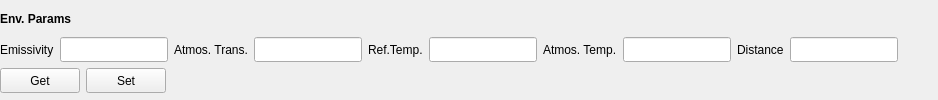
             <widget class="QWidget" name="widget_2" native="true">
              <property name="minimumSize">
               <size>
                <width>0</width>
                <height>0</height>
               </size>
              </property>
              <layout class="QVBoxLayout" name="verticalLayout_9">
               <property name="leftMargin">
                <number>0</number>
               </property>
               <property name="topMargin">
                <number>0</number>
               </property>
               <property name="rightMargin">
                <number>0</number>
               </property>
               <property name="bottomMargin">
                <number>0</number>
               </property>
               <item>
                <layout class="QVBoxLayout" name="verticalLayout">
                 <item>
                  <widget class="QLabel" name="label_3">
                   <property name="minimumSize">
                    <size>
                     <width>0</width>
                     <height>25</height>
                    </size>
                   </property>
                   <property name="maximumSize">
                    <size>
                     <width>16777215</width>
                     <height>25</height>
                    </size>
                   </property>
                   <property name="font">
                    <font>
                     <weight>75</weight>
                     <bold>true</bold>
                    </font>
                   </property>
                   <property name="text">
                    <string>Env. Params</string>
                   </property>
                  </widget>
                 </item>
                 <item>
                  <layout class="QHBoxLayout" name="horizontalLayout_2">
                   <item>
                    <widget class="QLabel" name="label_4">
                     <property name="minimumSize">
                      <size>
                       <width>0</width>
                       <height>25</height>
                      </size>
                     </property>
                     <property name="maximumSize">
                      <size>
                       <width>16777215</width>
                       <height>25</height>
                      </size>
                     </property>
                     <property name="text">
                      <string>Emissivity</string>
                     </property>
                    </widget>
                   </item>
                   <item>
                    <widget class="QLineEdit" name="emissivityEdit">
                     <property name="minimumSize">
                      <size>
                       <width>0</width>
                       <height>25</height>
                      </size>
                     </property>
                     <property name="maximumSize">
                      <size>
                       <width>16777215</width>
                       <height>25</height>
                      </size>
                     </property>
                    </widget>
                   </item>
                   <item>
                    <widget class="QLabel" name="label_7">
                     <property name="minimumSize">
                      <size>
                       <width>0</width>
                       <height>25</height>
                      </size>
                     </property>
                     <property name="maximumSize">
                      <size>
                       <width>16777215</width>
                       <height>25</height>
                      </size>
                     </property>
                     <property name="text">
                      <string>Atmos. Trans.</string>
                     </property>
                    </widget>
                   </item>
                   <item>
                    <widget class="QLineEdit" name="atmosTransEdit">
                     <property name="minimumSize">
                      <size>
                       <width>0</width>
                       <height>25</height>
                      </size>
                     </property>
                     <property name="maximumSize">
                      <size>
                       <width>16777215</width>
                       <height>25</height>
                      </size>
                     </property>
                    </widget>
                   </item>
                   <item>
                    <widget class="QLabel" name="label_5">
                     <property name="minimumSize">
                      <size>
                       <width>0</width>
                       <height>25</height>
                      </size>
                     </property>
                     <property name="maximumSize">
                      <size>
                       <width>16777215</width>
                       <height>25</height>
                      </size>
                     </property>
                     <property name="text">
                      <string>Ref.Temp.</string>
                     </property>
                    </widget>
                   </item>
                   <item>
                    <widget class="QLineEdit" name="refTempEdit">
                     <property name="minimumSize">
                      <size>
                       <width>0</width>
                       <height>25</height>
                      </size>
                     </property>
                     <property name="maximumSize">
                      <size>
                       <width>16777215</width>
                       <height>25</height>
                      </size>
                     </property>
                    </widget>
                   </item>
                   <item>
                    <widget class="QLabel" name="label_8">
                     <property name="minimumSize">
                      <size>
                       <width>0</width>
                       <height>25</height>
                      </size>
                     </property>
                     <property name="maximumSize">
                      <size>
                       <width>16777215</width>
                       <height>25</height>
                      </size>
                     </property>
                     <property name="text">
                      <string>Atmos. Temp.</string>
                     </property>
                    </widget>
                   </item>
                   <item>
                    <widget class="QLineEdit" name="atmosTempEdit">
                     <property name="minimumSize">
                      <size>
                       <width>0</width>
                       <height>25</height>
                      </size>
                     </property>
                     <property name="maximumSize">
                      <size>
                       <width>16777215</width>
                       <height>25</height>
                      </size>
                     </property>
                    </widget>
                   </item>
                   <item>
                    <widget class="QLabel" name="label_6">
                     <property name="minimumSize">
                      <size>
                       <width>0</width>
                       <height>25</height>
                      </size>
                     </property>
                     <property name="maximumSize">
                      <size>
                       <width>16777215</width>
                       <height>25</height>
                      </size>
                     </property>
                     <property name="text">
                      <string>Distance</string>
                     </property>
                    </widget>
                   </item>
                   <item>
                    <widget class="QLineEdit" name="distanceEdit">
                     <property name="minimumSize">
                      <size>
                       <width>0</width>
                       <height>25</height>
                      </size>
                     </property>
                     <property name="maximumSize">
                      <size>
                       <width>16777215</width>
                       <height>25</height>
                      </size>
                     </property>
                    </widget>
                   </item>
                   <item>
                    <spacer name="horizontalSpacer_2">
                     <property name="orientation">
                      <enum>Qt::Horizontal</enum>
                     </property>
                     <property name="sizeHint" stdset="0">
                      <size>
                       <width>40</width>
                       <height>20</height>
                      </size>
                     </property>
                    </spacer>
                   </item>
                  </layout>
                 </item>
                 <item>
                  <layout class="QHBoxLayout" name="horizontalLayout_3">
                   <item>
                    <widget class="QPushButton" name="envParaGetBtn">
                     <property name="minimumSize">
                      <size>
                       <width>0</width>
                       <height>25</height>
                      </size>
                     </property>
                     <property name="maximumSize">
                      <size>
                       <width>16777215</width>
                       <height>25</height>
                      </size>
                     </property>
                     <property name="text">
                      <string>Get</string>
                     </property>
                    </widget>
                   </item>
                   <item>
                    <widget class="QPushButton" name="envParaSetBtn">
                     <property name="minimumSize">
                      <size>
                       <width>0</width>
                       <height>25</height>
                      </size>
                     </property>
                     <property name="maximumSize">
                      <size>
                       <width>16777215</width>
                       <height>25</height>
                      </size>
                     </property>
                     <property name="text">
                      <string>Set</string>
                     </property>
                    </widget>
                   </item>
                   <item>
                    <spacer name="horizontalSpacer_3">
                     <property name="orientation">
                      <enum>Qt::Horizontal</enum>
                     </property>
                     <property name="sizeHint" stdset="0">
                      <size>
                       <width>418</width>
                       <height>20</height>
                      </size>
                     </property>
                    </spacer>
                   </item>
                  </layout>
                 </item>
                </layout>
               </item>
              </layout>
             </widget>
